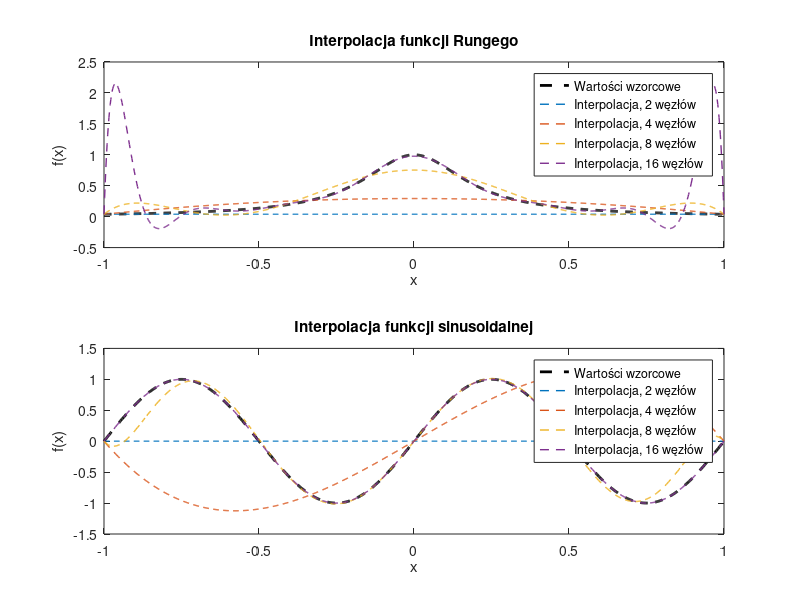

Write the MATLAB code that produced this figure.
function [node_counts, exact_runge, exact_sine, V, interpolated_runge, interpolated_sine] =...
    plot_runge_sine_interpolations()
% Generuje dwa wykresy przedstawiające interpolacje funkcji Rungego oraz
% funkcji sinusoidalnej. Funkcja zwraca
% 1) trzy wektory wierszowe
% 2) trzy tablice komórkowe (cell arrays) o rozmiarze [1,4].
% node_counts - wektor zawierający liczby węzłów, dla których wyznaczana
%   była interpolacja wielomianowa
% exact_runge - wektor wierszowy wartości funkcji Runge wyznaczonych
%       w punktach x_fine = linspace(-1, 1, 1000);
% exact_sine - wektor wierszowy wartości funkcji sinusoidalnej wyznaczonych
%       w punktach x_fine = linspace(-1, 1, 1000);
% V{i}: macierz Vandermonde'a wyznaczona dla node_counts(i) węzłów interpolacji
% interpolated_runge{i}: wektor wierszowy wartości wielomianu interpolującego
%       funkcję Runge'go dla stopnia wielomianu równego node_counts(i)-1.
% interpolated_sine{i}: wektor wierszowy wartości wielomianu interpolującego
%       funkcję sinusoidalną dla stopnia wielomianu równego node_counts(i)-1.

% Oznaczonie TODO wskazuje linijki kodu wymagające zmian

    % Lista liczby węzłów interpolacyjnych do przetestowania
    node_counts = [2,4,8,16]; % TODO

    % Definicja funkcji Rungego
    runge_function = @(x) 1 ./ (1 + 25 * x.^2);
    % Definicja funkcji sinusoidalnej
    sine_function = @(x) sin(2 * pi * x);

    % Gęsta siatka punktów do testowania interpolacji
    x_fine = linspace(-1, 1, 1000);

    % Ilustracja wartości wzorcowych interpolowanych funkcji
    % Wartości funkcji Rungego w punktach testowych (wartości wzorcowe)
    exact_runge = runge_function(x_fine);
    % Wartości funkcji sinusoidalnej w punktach testowych (wartości wzorcowe)
    exact_sine = sine_function(x_fine);
    subplot(2,1,1);
    plot(x_fine, exact_runge, 'k--', 'LineWidth', 2, 'DisplayName',...
        'Wartości wzorcowe');
    hold on;
    subplot(2,1,2);
    plot(x_fine, exact_sine, 'k--' , 'LineWidth', 2, 'DisplayName',...
        'Wartości wzorcowe');
    hold on;

    for i = 1:length(node_counts)
        N = node_counts(i);
        % Węzły interpolacji równomiernie rozmieszczone na przedziale [-1, 1]
        x_nodes = linspace(-1, 1, N)';

        % wyznaczenie macierzy Vandermonde
        V{i} = get_vandermonde_matrix(x_nodes);

        % Obliczenie wartości funkcji w węzłach
        y_runge = runge_function(x_nodes);
        % Wyznaczenie wsp. wielomianu interpolacyjnego dla runge_function
        coefficients_runge = V{i}\y_runge; % TODO
        % odwrócenie kolejności wsp. wielomianów: dostosowanie do polyval
        coefficients_runge = coefficients_runge(end:-1:1);
        % Wyznaczenie wartości wielomianu w punktach testowych
        interpolated_runge{i} = polyval(coefficients_runge, x_fine);


        y_sine = sine_function(x_nodes); % TODO
        coefficients_sine = V{i}\y_sine; % TODO
        coefficients_sine = coefficients_sine(end:-1:1);
        interpolated_sine{i} = polyval(coefficients_sine, x_fine); % TODO

        subplot(2,1,1);
        % TODO: plot interpolated_runge{i} 
        plot(x_fine, interpolated_runge{i}, '--', 'LineWidth', 1, 'DisplayName',...
            ['Interpolacja, ', num2str(N), ' węzłów']);
        hold on;
        subplot(2,1,2);
        % TODO: plot interpolated_sine{i}
        plot(x_fine, interpolated_sine{i}, '--', 'LineWidth', 1, 'DisplayName',...
            ['Interpolacja, ', num2str(N), ' węzłów']);
        hold on;
    end

    % TODO: dodaj opisy wykresów oraz legendę
   subplot(2,1,1);
    title('Interpolacja funkcji Rungego');
    xlabel('x');
    ylabel('f(x)');
    legend('Location', 'best');
    
    subplot(2,1,2);
    title('Interpolacja funkcji sinusoidalnej');
    xlabel('x');
    ylabel('f(x)');
    legend('Location', 'best');


    set(gcf, 'Position', [1000 500 2000 1500]);
end

function V = get_vandermonde_matrix(x)
    % Buduje macierz Vandermonde’a na podstawie wektora węzłów interpolacji x.
    N = length(x);
    V = ones(N, N);
    for i = 1:N
        for j = 1:N
            V(i,j) = x(i) ^ (j - 1);
        end
    end
end